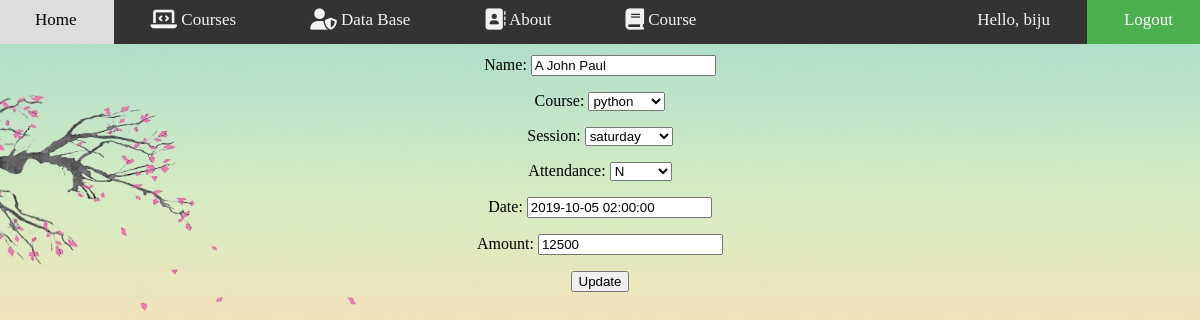
The app's page /update/1 (signed in), older data.
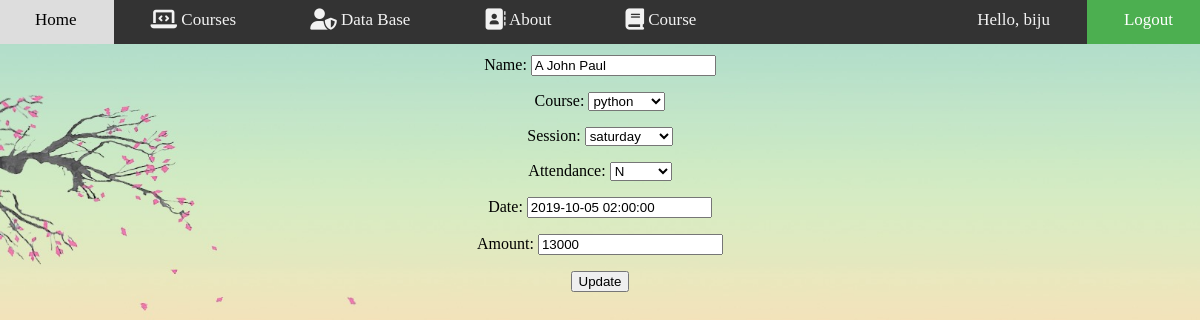
The same page, newer data.
### enroll/models.py (models this page shows, shortened)
class Data(models.Model):
    ATT = (
        ('Student Attendance', (
            (u'YES', u'Y'),
            (u'NO', u'N'),
        )),
    )
    DAY = (
        ('Choose your session', (
            (u'SATURDAY', u'saturday'),
            (u'SUNDAY', u'sunday'),
        )),
    )
    COURSE = (
        ('Select your course', (
            (u'PYTHON', u'python'),
            (u'DOT_NET', u'.net'),
            (u'C', u'c'),
            (u'C++', u'c++'),
            (u'PHP', u'php'),
            (u'XML', u'xml'),
        )),
    )
    id = models.AutoField(auto_created=True, primary_key=True)
    name = models.CharField(max_length=15, null=False, unique=True)
    course = models.CharField(max_length=10, blank=False, null=False, choices=COURSE)
    session = models.CharField(max_length=8, blank=False, null=False, choices=DAY)
    attendance = models.CharField(max_length=3, blank=False, null=False, choices=ATT)
    date = models.DateTimeField(default=datetime.now, editable=True)
    amount = models.IntegerField(blank=False, null=False)
    img = models.ImageField(upload_to='images/', default="")

### enroll/views.py (the view)
# urls.py: path('update/<int:pk>', v.U.as_view(), name='edit'),
class U(UpdateView):
    model = Data
    fields = ['name', 'course', 'session', 'attendance', 'date', 'amount']
    template_name = 'edit.html'
    success_url = reverse_lazy('records')

### enroll/templates/edit.html (shortened to what this page needs)
{% extends 'base.html' %}
{% load static %}
{% block content%}
<html lang="en">
    <head>
    </head>
    <body onload="redirect()">
        {% if user.is_superuser%}
            <center>
                <h2><u>Update Form:</u></h2>
                <form method="post">
                    {{form.as_p}}
                    <input type="submit" value="Update">
                </form>
            </center>
        {% else %}
            <script>
                function redirect(){alert("Not an Admin--Redirecting....");window.location.replace('{% url 'home' %}');}
            </script>
        {% endif %}
    </body>
</html>
{% endblock content%}

### enroll/templates/base.html (shortened to what this page needs)
{% load static %}
<html lang="en">
        <head>
            <link rel="stylesheet" type="text/css" href="{% static 'CSS/main.css' %}">
        </head>
        <body>
                <div class="topnav">
                    <a class="active" id="bb" href="{% url 'home' %}">Home</a>
                    <a class="active" href="{% url 'new' %}" title="Courses">
                        <i class="fas fa-laptop-code fa-lg" title="Courses"></i> Courses</a>
                    <a class="active" href="{% url 'records' %}" title="Admin-Login">
                        <i class="fas fa-user-shield fa-lg" title="Admin-Login"></i> Data Base</a>
                    <a class="active" href="{% url 'contact' %}" title="About Us">
                        <i class="fas fa-address-book fa-lg" title="About Us"></i> About</a>
                    <a class="active" href="{% url 'course' %}" title="Courses">
                        <i class="fas fa-book fa-lg" title="Courses"></i> Course</a>
                    {% if user.is_authenticated %}
                        <a class="opp" id="bb" href="{% url 'logout' %}">Logout</a>
                        <a class="opp">Hello, {{user.username}}</a>
                    {% else %}
                        <a class="opp" id="bb" href="{% url 'login' %}" title="Login">
                        <i class="fas fa-door-open fa-lg" title="Login"></i> Login</a>
                    {% endif %}
                </div>
            {% block content %}
            {% endblock content %}
        </body>
    </html>

### enroll/static/CSS/main.css (style rules this page uses)
html { scroll-behavior: smooth; }
body { background-image: url('/static/images/bgr.jpg'); background-repeat: no-repeat; background-size: cover; }
.topnav { overflow: hidden; margin-left: -10px; margin-top: -12px; margin-right: -8px; background-color: #333; position: fixed; width: 101%; height: 6% }
.topnav a { float: left; color: #f2f2f2; padding: 14px 37px; text-decoration: none; font-size: 17px; transition-duration: 0.9s; }
.topnav a#bb { background-color: #4CAF50; color: white; }
.topnav a.opp { float: right; }

Row changes from the older to the newer data that the page shows:
changed Data "A John Paul": amount "12500" → "13000"
